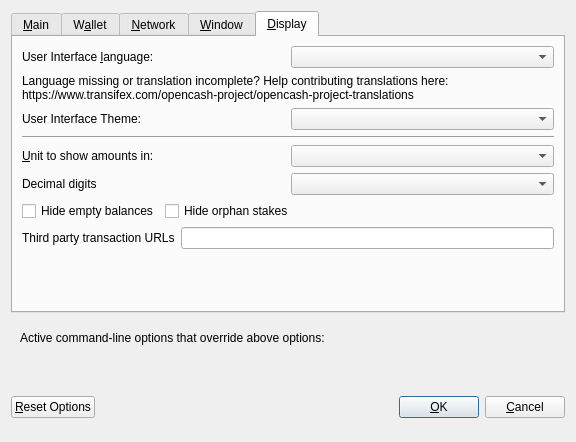
<?xml version="1.0" encoding="UTF-8"?>
<ui version="4.0">
 <class>OptionsDialog</class>
 <widget class="QDialog" name="OptionsDialog">
  <property name="geometry">
   <rect>
    <x>0</x>
    <y>0</y>
    <width>576</width>
    <height>442</height>
   </rect>
  </property>
  <property name="windowTitle">
   <string>Options</string>
  </property>
  <property name="modal">
   <bool>true</bool>
  </property>
  <layout class="QVBoxLayout" name="verticalLayout">
   <item>
    <widget class="QTabWidget" name="tabWidget">
     <property name="currentIndex">
      <number>4</number>
     </property>
     <widget class="QWidget" name="tabMain">
      <attribute name="title">
       <string>&amp;Main</string>
      </attribute>
      <layout class="QVBoxLayout" name="verticalLayout_Main">
       <item>
        <widget class="QCheckBox" name="bitcoinAtStartup">
         <property name="toolTip">
          <string>Automatically start OCASHCOIN after logging in to the system.</string>
         </property>
         <property name="text">
          <string>&amp;Start OCASHCOIN on system login</string>
         </property>
        </widget>
       </item>
       <item>
        <layout class="QHBoxLayout" name="horizontalLayout_2_Main">
         <item>
          <widget class="QLabel" name="databaseCacheLabel">
           <property name="text">
            <string>Size of &amp;database cache</string>
           </property>
           <property name="textFormat">
            <enum>Qt::PlainText</enum>
           </property>
           <property name="buddy">
            <cstring>databaseCache</cstring>
           </property>
          </widget>
         </item>
         <item>
          <widget class="QSpinBox" name="databaseCache"/>
         </item>
         <item>
          <widget class="QLabel" name="databaseCacheUnitLabel">
           <property name="text">
            <string>MB</string>
           </property>
           <property name="textFormat">
            <enum>Qt::PlainText</enum>
           </property>
          </widget>
         </item>
         <item>
          <spacer name="horizontalSpacer_2_Main">
           <property name="orientation">
            <enum>Qt::Horizontal</enum>
           </property>
           <property name="sizeHint" stdset="0">
            <size>
             <width>40</width>
             <height>20</height>
            </size>
           </property>
          </spacer>
         </item>
        </layout>
       </item>
       <item>
        <layout class="QHBoxLayout" name="horizontalLayout_3_Main">
         <item>
          <widget class="QLabel" name="threadsScriptVerifLabel">
           <property name="text">
            <string>Number of script &amp;verification threads</string>
           </property>
           <property name="textFormat">
            <enum>Qt::PlainText</enum>
           </property>
           <property name="buddy">
            <cstring>threadsScriptVerif</cstring>
           </property>
          </widget>
         </item>
         <item>
          <widget class="QSpinBox" name="threadsScriptVerif">
           <property name="toolTip">
            <string>(0 = auto, &lt;0 = leave that many cores free)</string>
           </property>
          </widget>
         </item>
         <item>
          <spacer name="horizontalSpacer_3_Main">
           <property name="orientation">
            <enum>Qt::Horizontal</enum>
           </property>
           <property name="sizeHint" stdset="0">
            <size>
             <width>40</width>
             <height>20</height>
            </size>
           </property>
          </spacer>
         </item>
        </layout>
       </item>
       <item>
        <spacer name="verticalSpacer_2">
         <property name="orientation">
          <enum>Qt::Vertical</enum>
         </property>
         <property name="sizeHint" stdset="0">
          <size>
           <width>20</width>
           <height>40</height>
          </size>
         </property>
        </spacer>
       </item>
       <item>
        <layout class="QHBoxLayout" name="horiz-autominting-layout">
         <item>
          <widget class="QCheckBox" name="checkBoxZeromintEnable">
           <property name="toolTip">
            <string>Enable automatic minting of OCASH units to zOCASH</string>
           </property>
           <property name="layoutDirection">
            <enum>Qt::LeftToRight</enum>
           </property>
           <property name="text">
            <string>Enable zOCASH Automint</string>
           </property>
          </widget>
         </item>
         <item>
          <widget class="QCheckBox" name="checkBoxZeromintAddresses">
           <property name="toolTip">
            <string>Enable automatic zOCASH minting from specific addresses</string>
           </property>
           <property name="layoutDirection">
            <enum>Qt::LeftToRight</enum>
           </property>
           <property name="text">
            <string>Enable Automint Addresses</string>
           </property>
          </widget>
         </item>
        </layout>
       </item>
       <item>
        <layout class="QHBoxLayout" name="horizontalLayout_3">
         <item>
          <widget class="QLabel" name="percentage_label">
           <property name="toolTip">
            <string>Percentage of incoming OCASH which get automatically converted to zOCASH via Zerocoin Protocol (min: 10%)</string>
           </property>
           <property name="text">
            <string>Percentage of autominted zOCASH</string>
           </property>
          </widget>
         </item>
         <item>
          <widget class="QSpinBox" name="zeromintPercentage">
           <property name="minimum">
            <number>1</number>
           </property>
           <property name="maximum">
            <number>100</number>
           </property>
          </widget>
         </item>
        </layout>
       </item>
       <item>
        <layout class="QHBoxLayout" name="horizontalLayout" stretch="0,0">
         <property name="sizeConstraint">
          <enum>QLayout::SetFixedSize</enum>
         </property>
         <item>
          <widget class="QLabel" name="labelPreferredDenom">
           <property name="maximumSize">
            <size>
             <width>16777215</width>
             <height>16777215</height>
            </size>
           </property>
           <property name="toolTip">
            <string>Wait with automatic conversion to Zerocoin until enough OCASH for this denomination is available</string>
           </property>
           <property name="text">
            <string>Preferred Automint zOCASH Denomination</string>
           </property>
          </widget>
         </item>
         <item>
          <widget class="QComboBox" name="preferredDenom">
           <property name="maximumSize">
            <size>
             <width>16777215</width>
             <height>27</height>
            </size>
           </property>
           <property name="toolTip">
            <string>Wait with automatic conversion to Zerocoin until enough OCASH for this denomination is available</string>
           </property>
           <property name="maxVisibleItems">
            <number>9</number>
           </property>
           <property name="maxCount">
            <number>9</number>
           </property>
          </widget>
         </item>
        </layout>
       </item>
      </layout>
     </widget>
     <widget class="QWidget" name="tabWallet">
      <attribute name="title">
       <string>W&amp;allet</string>
      </attribute>
      <layout class="QVBoxLayout" name="verticalLayout_Wallet">
       <item>
        <layout class="QHBoxLayout" name="horizontalLayout_2_Wallet">
         <item>
          <widget class="QLabel" name="labelStakeSplitThresholdText">
           <property name="text">
            <string>Stake split threshold:</string>
           </property>
          </widget>
         </item>
         <item>
          <widget class="QSpinBox" name="spinBoxStakeSplitThreshold">
           <property name="minimum">
            <number>1</number>
           </property>
           <property name="maximum">
            <number>999999</number>
           </property>
          </widget>
         </item>
        </layout>
       </item>
       <item>
        <widget class="QGroupBox" name="groupBox">
         <property name="title">
          <string>Expert</string>
         </property>
         <layout class="QVBoxLayout" name="verticalLayout_2">
          <item>
           <widget class="QCheckBox" name="coinControlFeatures">
            <property name="toolTip">
             <string>Whether to show coin control features or not.</string>
            </property>
            <property name="text">
             <string>Enable coin &amp;control features</string>
            </property>
           </widget>
          </item>
          <item>
           <widget class="QCheckBox" name="showMasternodesTab">
            <property name="toolTip">
             <string>Show additional tab listing all your masternodes in first sub-tab&lt;br/&gt;and all masternodes on the network in second sub-tab.</string>
            </property>
            <property name="text">
             <string>Show Masternodes Tab</string>
            </property>
           </widget>
          </item>
          <item>
           <widget class="QCheckBox" name="spendZeroConfChange">
            <property name="toolTip">
             <string>If you disable the spending of unconfirmed change, the change from a transaction&lt;br/&gt;cannot be used until that transaction has at least one confirmation.&lt;br/&gt;This also affects how your balance is computed.</string>
            </property>
            <property name="text">
             <string>&amp;Spend unconfirmed change</string>
            </property>
           </widget>
          </item>
         </layout>
        </widget>
       </item>
       <item>
        <spacer name="verticalSpacer_Wallet">
         <property name="orientation">
          <enum>Qt::Vertical</enum>
         </property>
         <property name="sizeHint" stdset="0">
          <size>
           <width>20</width>
           <height>40</height>
          </size>
         </property>
        </spacer>
       </item>
      </layout>
     </widget>
     <widget class="QWidget" name="tabNetwork">
      <attribute name="title">
       <string>&amp;Network</string>
      </attribute>
      <layout class="QVBoxLayout" name="verticalLayout_Network">
       <item>
        <widget class="QCheckBox" name="mapPortUpnp">
         <property name="toolTip">
          <string>Automatically open the OCASHCOIN client port on the router. This only works when your router supports UPnP and it is enabled.</string>
         </property>
         <property name="text">
          <string>Map port using &amp;UPnP</string>
         </property>
        </widget>
       </item>
       <item>
        <widget class="QCheckBox" name="allowIncoming">
         <property name="toolTip">
          <string>Accept connections from outside</string>
         </property>
         <property name="text">
          <string>Allow incoming connections</string>
         </property>
        </widget>
       </item>
       <item>
        <widget class="QCheckBox" name="connectSocks">
         <property name="toolTip">
          <string>Connect to the OCASHCOIN network through a SOCKS5 proxy.</string>
         </property>
         <property name="text">
          <string>&amp;Connect through SOCKS5 proxy (default proxy):</string>
         </property>
        </widget>
       </item>
       <item>
        <layout class="QHBoxLayout" name="horizontalLayout_1_Network">
         <item>
          <widget class="QLabel" name="proxyIpLabel">
           <property name="text">
            <string>Proxy &amp;IP:</string>
           </property>
           <property name="textFormat">
            <enum>Qt::PlainText</enum>
           </property>
           <property name="buddy">
            <cstring>proxyIp</cstring>
           </property>
          </widget>
         </item>
         <item>
          <widget class="QValidatedLineEdit" name="proxyIp">
           <property name="minimumSize">
            <size>
             <width>140</width>
             <height>0</height>
            </size>
           </property>
           <property name="maximumSize">
            <size>
             <width>140</width>
             <height>16777215</height>
            </size>
           </property>
           <property name="toolTip">
            <string>IP address of the proxy (e.g. IPv4: 127.0.0.1 / IPv6: ::1)</string>
           </property>
          </widget>
         </item>
         <item>
          <widget class="QLabel" name="proxyPortLabel">
           <property name="text">
            <string>&amp;Port:</string>
           </property>
           <property name="textFormat">
            <enum>Qt::PlainText</enum>
           </property>
           <property name="buddy">
            <cstring>proxyPort</cstring>
           </property>
          </widget>
         </item>
         <item>
          <widget class="QLineEdit" name="proxyPort">
           <property name="minimumSize">
            <size>
             <width>55</width>
             <height>0</height>
            </size>
           </property>
           <property name="maximumSize">
            <size>
             <width>55</width>
             <height>16777215</height>
            </size>
           </property>
           <property name="toolTip">
            <string>Port of the proxy (e.g. 43799)</string>
           </property>
          </widget>
         </item>
         <item>
          <spacer name="horizontalSpacer_1_Network">
           <property name="orientation">
            <enum>Qt::Horizontal</enum>
           </property>
           <property name="sizeHint" stdset="0">
            <size>
             <width>40</width>
             <height>20</height>
            </size>
           </property>
          </spacer>
         </item>
        </layout>
       </item>
       <item>
        <spacer name="verticalSpacer_Network">
         <property name="orientation">
          <enum>Qt::Vertical</enum>
         </property>
         <property name="sizeHint" stdset="0">
          <size>
           <width>20</width>
           <height>40</height>
          </size>
         </property>
        </spacer>
       </item>
      </layout>
     </widget>
     <widget class="QWidget" name="tabWindow">
      <attribute name="title">
       <string>&amp;Window</string>
      </attribute>
      <layout class="QVBoxLayout" name="verticalLayout_Window">
       <item>
        <widget class="QCheckBox" name="minimizeToTray">
         <property name="toolTip">
          <string>Show only a tray icon after minimizing the window.</string>
         </property>
         <property name="text">
          <string>&amp;Minimize to the tray instead of the taskbar</string>
         </property>
        </widget>
       </item>
       <item>
        <widget class="QCheckBox" name="minimizeOnClose">
         <property name="toolTip">
          <string>Minimize instead of exit the application when the window is closed. When this option is enabled, the application will be closed only after selecting Quit in the menu.</string>
         </property>
         <property name="text">
          <string>M&amp;inimize on close</string>
         </property>
        </widget>
       </item>
       <item>
        <spacer name="verticalSpacer_Window">
         <property name="orientation">
          <enum>Qt::Vertical</enum>
         </property>
         <property name="sizeHint" stdset="0">
          <size>
           <width>20</width>
           <height>40</height>
          </size>
         </property>
        </spacer>
       </item>
      </layout>
     </widget>
     <widget class="QWidget" name="tabDisplay">
      <attribute name="title">
       <string>&amp;Display</string>
      </attribute>
      <layout class="QVBoxLayout" name="verticalLayout_Display">
       <item>
        <layout class="QHBoxLayout" name="horizontalLayout_1_Display">
         <item>
          <widget class="QLabel" name="langLabel">
           <property name="text">
            <string>User Interface &amp;language:</string>
           </property>
           <property name="textFormat">
            <enum>Qt::PlainText</enum>
           </property>
           <property name="buddy">
            <cstring>lang</cstring>
           </property>
          </widget>
         </item>
         <item>
          <widget class="QValueComboBox" name="lang">
           <property name="toolTip">
            <string>The user interface language can be set here. This setting will take effect after restarting OCASHCOIN.</string>
           </property>
          </widget>
         </item>
        </layout>
       </item>
       <item>
        <widget class="QLabel" name="label_3">
         <property name="toolTip">
          <string notr="true"/>
         </property>
         <property name="statusTip">
          <string notr="true"/>
         </property>
         <property name="whatsThis">
          <string notr="true"/>
         </property>
         <property name="accessibleName">
          <string notr="true"/>
         </property>
         <property name="text">
          <string>Language missing or translation incomplete? Help contributing translations here:
https://www.transifex.com/opencash-project/opencash-project-translations</string>
         </property>
         <property name="wordWrap">
          <bool>true</bool>
         </property>
         <property name="openExternalLinks">
          <bool>true</bool>
         </property>
         <property name="textInteractionFlags">
          <set>Qt::TextBrowserInteraction</set>
         </property>
        </widget>
       </item>
       <item>
        <layout class="QHBoxLayout" name="horizontalLayout_2_Display" stretch="0,0">
         <item>
          <widget class="QLabel" name="themeLabel">
           <property name="text">
            <string>User Interface Theme:</string>
           </property>
          </widget>
         </item>
         <item>
          <widget class="QValueComboBox" name="theme"/>
         </item>
        </layout>
       </item>
       <item>
        <widget class="Line" name="line">
         <property name="orientation">
          <enum>Qt::Horizontal</enum>
         </property>
        </widget>
       </item>
       <item>
        <layout class="QHBoxLayout" name="horizontalLayout_3_Display">
         <item>
          <widget class="QLabel" name="unitLabel">
           <property name="text">
            <string>&amp;Unit to show amounts in:</string>
           </property>
           <property name="textFormat">
            <enum>Qt::PlainText</enum>
           </property>
           <property name="buddy">
            <cstring>unit</cstring>
           </property>
          </widget>
         </item>
         <item>
          <widget class="QValueComboBox" name="unit">
           <property name="toolTip">
            <string>Choose the default subdivision unit to show in the interface and when sending coins.</string>
           </property>
          </widget>
         </item>
        </layout>
       </item>
       <item>
        <layout class="QHBoxLayout" name="horizontalLayout_4_Display">
         <item>
          <widget class="QLabel" name="digitsLabel">
           <property name="text">
            <string>Decimal digits</string>
           </property>
          </widget>
         </item>
         <item>
          <widget class="QValueComboBox" name="digits"/>
         </item>
        </layout>
       </item>
       <item>
        <layout class="QHBoxLayout" name="horizontalLayout_5_Display">
         <item>
          <widget class="QCheckBox" name="checkBoxHideZeroBalances">
           <property name="toolTip">
            <string>Hide empty balances</string>
           </property>
           <property name="layoutDirection">
            <enum>Qt::LeftToRight</enum>
           </property>
           <property name="text">
            <string>Hide empty balances</string>
           </property>
          </widget>
         </item>
         <item>
          <widget class="QCheckBox" name="checkBoxHideOrphans">
           <property name="toolTip">
            <string>Hide orphan stakes in transaction lists</string>
           </property>
           <property name="text">
            <string>Hide orphan stakes</string>
           </property>
          </widget>
         </item>
         <item>
          <spacer name="horizontalSpacer">
           <property name="orientation">
            <enum>Qt::Horizontal</enum>
           </property>
           <property name="sizeHint" stdset="0">
            <size>
             <width>40</width>
             <height>20</height>
            </size>
           </property>
          </spacer>
         </item>
        </layout>
       </item>
       <item>
        <layout class="QHBoxLayout" name="horizontalLayout_6_Display">
         <item>
          <widget class="QLabel" name="thirdPartyTxUrlsLabel">
           <property name="toolTip">
            <string>Third party URLs (e.g. a block explorer) that appear in the transactions tab as context menu items. %s in the URL is replaced by transaction hash. Multiple URLs are separated by vertical bar |.</string>
           </property>
           <property name="text">
            <string>Third party transaction URLs</string>
           </property>
           <property name="buddy">
            <cstring>thirdPartyTxUrls</cstring>
           </property>
          </widget>
         </item>
         <item>
          <widget class="QLineEdit" name="thirdPartyTxUrls">
           <property name="toolTip">
            <string>Third party URLs (e.g. a block explorer) that appear in the transactions tab as context menu items. %s in the URL is replaced by transaction hash. Multiple URLs are separated by vertical bar |.</string>
           </property>
          </widget>
         </item>
        </layout>
       </item>
       <item>
        <spacer name="verticalSpacer">
         <property name="orientation">
          <enum>Qt::Vertical</enum>
         </property>
         <property name="sizeHint" stdset="0">
          <size>
           <width>20</width>
           <height>40</height>
          </size>
         </property>
        </spacer>
       </item>
      </layout>
     </widget>
    </widget>
   </item>
   <item>
    <widget class="QFrame" name="frame">
     <layout class="QVBoxLayout" name="verticalLayout_Bottom">
      <item>
       <layout class="QHBoxLayout" name="horizontalLayout_Bottom">
        <item>
         <widget class="QLabel" name="overriddenByCommandLineInfoLabel">
          <property name="text">
           <string>Active command-line options that override above options:</string>
          </property>
          <property name="textFormat">
           <enum>Qt::PlainText</enum>
          </property>
         </widget>
        </item>
        <item>
         <spacer name="horizontalSpacer_Bottom">
          <property name="orientation">
           <enum>Qt::Horizontal</enum>
          </property>
          <property name="sizeHint" stdset="0">
           <size>
            <width>40</width>
            <height>20</height>
           </size>
          </property>
         </spacer>
        </item>
       </layout>
      </item>
      <item>
       <widget class="QLabel" name="overriddenByCommandLineLabel">
        <property name="text">
         <string/>
        </property>
        <property name="textFormat">
         <enum>Qt::PlainText</enum>
        </property>
        <property name="wordWrap">
         <bool>true</bool>
        </property>
       </widget>
      </item>
     </layout>
    </widget>
   </item>
   <item>
    <layout class="QHBoxLayout" name="horizontalLayout_Buttons">
     <item>
      <widget class="QPushButton" name="resetButton">
       <property name="toolTip">
        <string>Reset all client options to default.</string>
       </property>
       <property name="text">
        <string>&amp;Reset Options</string>
       </property>
       <property name="autoDefault">
        <bool>false</bool>
       </property>
      </widget>
     </item>
     <item>
      <spacer name="horizontalSpacer_1">
       <property name="orientation">
        <enum>Qt::Horizontal</enum>
       </property>
       <property name="sizeHint" stdset="0">
        <size>
         <width>40</width>
         <height>48</height>
        </size>
       </property>
      </spacer>
     </item>
     <item>
      <widget class="QLabel" name="statusLabel">
       <property name="minimumSize">
        <size>
         <width>200</width>
         <height>0</height>
        </size>
       </property>
       <property name="font">
        <font>
         <weight>75</weight>
         <bold>true</bold>
        </font>
       </property>
       <property name="text">
        <string/>
       </property>
       <property name="textFormat">
        <enum>Qt::PlainText</enum>
       </property>
       <property name="wordWrap">
        <bool>true</bool>
       </property>
      </widget>
     </item>
     <item>
      <spacer name="horizontalSpacer_2">
       <property name="orientation">
        <enum>Qt::Horizontal</enum>
       </property>
       <property name="sizeHint" stdset="0">
        <size>
         <width>40</width>
         <height>48</height>
        </size>
       </property>
      </spacer>
     </item>
     <item>
      <widget class="QPushButton" name="okButton">
       <property name="text">
        <string>&amp;OK</string>
       </property>
       <property name="autoDefault">
        <bool>false</bool>
       </property>
       <property name="default">
        <bool>true</bool>
       </property>
      </widget>
     </item>
     <item>
      <widget class="QPushButton" name="cancelButton">
       <property name="text">
        <string>&amp;Cancel</string>
       </property>
       <property name="autoDefault">
        <bool>false</bool>
       </property>
      </widget>
     </item>
    </layout>
   </item>
  </layout>
 </widget>
 <customwidgets>
  <customwidget>
   <class>QValidatedLineEdit</class>
   <extends>QLineEdit</extends>
   <header>qvalidatedlineedit.h</header>
  </customwidget>
  <customwidget>
   <class>QValueComboBox</class>
   <extends>QComboBox</extends>
   <header>qvaluecombobox.h</header>
  </customwidget>
 </customwidgets>
 <resources/>
 <connections/>
</ui>
